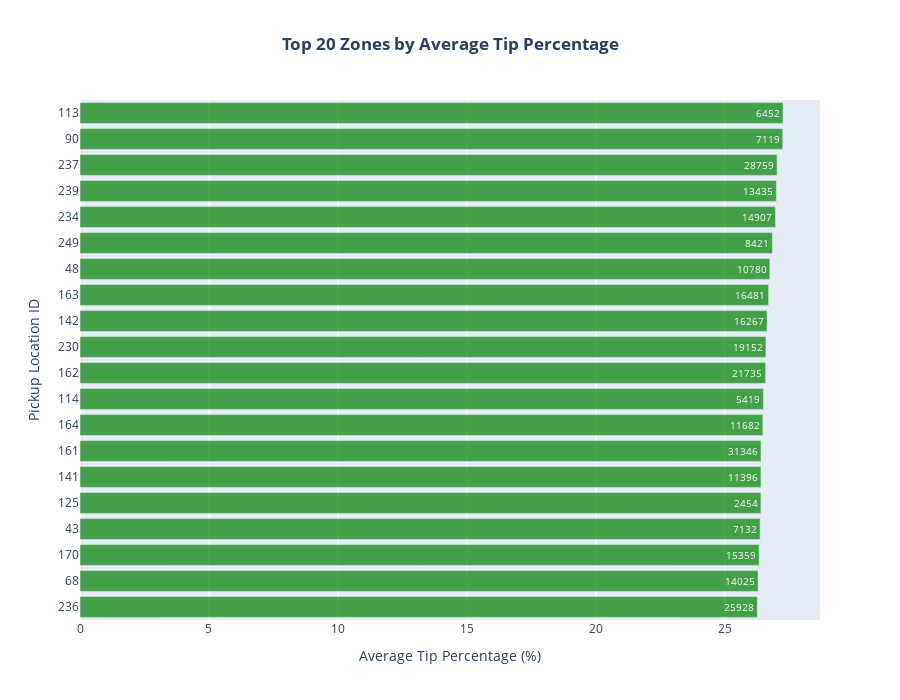

Write notebook code for a chart like this one.
### Markdown cell above
## Location-Based Tipping Patterns

**Finding:** Identify pickup zones with the most generous tippers to guide driver positioning.

### Code cell
# Top Tipping Zones
zone_tips = df_clean.group_by("pickup_location_id").agg([
    pl.col("tip_pct").mean().alias("avg_tip_pct"),
    pl.col("tip_pct").count().alias("trip_count")
]).filter(pl.col("trip_count") >= 100)  # Minimum sample size

top_zones = zone_tips.sort("avg_tip_pct", descending=True).head(20).to_pandas()
bottom_zones = zone_tips.sort("avg_tip_pct").head(20).to_pandas()

fig = go.Figure()

# Top tippers
fig.add_trace(go.Bar(
    y=top_zones['pickup_location_id'].astype(str),
    x=top_zones['avg_tip_pct'],
    orientation='h',
    name='Top Tippers',
    marker=dict(color='green', opacity=0.7),
    hovertemplate='<b>Zone:</b> %{y}<br><b>Avg Tip:</b> %{x:.1f}%<br><b>Trips:</b> %{text:,}<extra></extra>',
    text=top_zones['trip_count']
))

fig.update_layout(
    title=dict(text='<b>Top 20 Zones by Average Tip Percentage</b>', x=0.5, xanchor='center'),
    xaxis_title='Average Tip Percentage (%)',
    yaxis_title='Pickup Location ID',
    height=700,
    showlegend=False,
    yaxis=dict(autorange='reversed')
)
fig.show()

print(f"\n💰 Best tipping zone: ID {top_zones.iloc[0]['pickup_location_id']} ({top_zones.iloc[0]['avg_tip_pct']:.1f}% avg)")
print(f"📊 Based on zones with 100+ trips for statistical reliability")

### Figure 1 — Plotly figure (JSON) as saved in the notebook; plotly's stock layout.template omitted (floating-point values rounded to 4 significant figures)
{"data": [{"hovertemplate": "<b>Zone:</b> %{y}<br><b>Avg Tip:</b> %{x:.1f}%<br><b>Trips:</b> %{text:,}<extra></extra>", "marker": {"color": "green", "opacity": 0.7}, "name": "Top Tippers", "orientation": "h", "text": [6452.0, 7119.0, 28760.0, 13440.0, 14910.0, 8421.0, 10780.0, 16480.0, 16270.0, 19150.0, 21740.0, 5419.0, 11680.0, 31350.0, 11400.0, 2454.0, 7132.0, 15360.0, 14020.0, 25930.0], "type": "bar", "x": [27.26, 27.25, 27.03, 27.0, 26.97, 26.85, 26.75, 26.7, 26.64, 26.6, 26.59, 26.5, 26.48, 26.41, 26.4, 26.4, 26.37, 26.33, 26.29, 26.26], "y": ["113", "90", "237", "239", "234", "249", "48", "163", "142", "230", "162", "114", "164", "161", "141", "125", "43", "170", "68", "236"]}], "layout": {"height": 700, "showlegend": false, "title": {"text": "<b>Top 20 Zones by Average Tip Percentage</b>", "x": 0.5, "xanchor": "center"}, "xaxis": {"title": {"text": "Average Tip Percentage (%)"}}, "yaxis": {"autorange": "reversed", "title": {"text": "Pickup Location ID"}}}}
